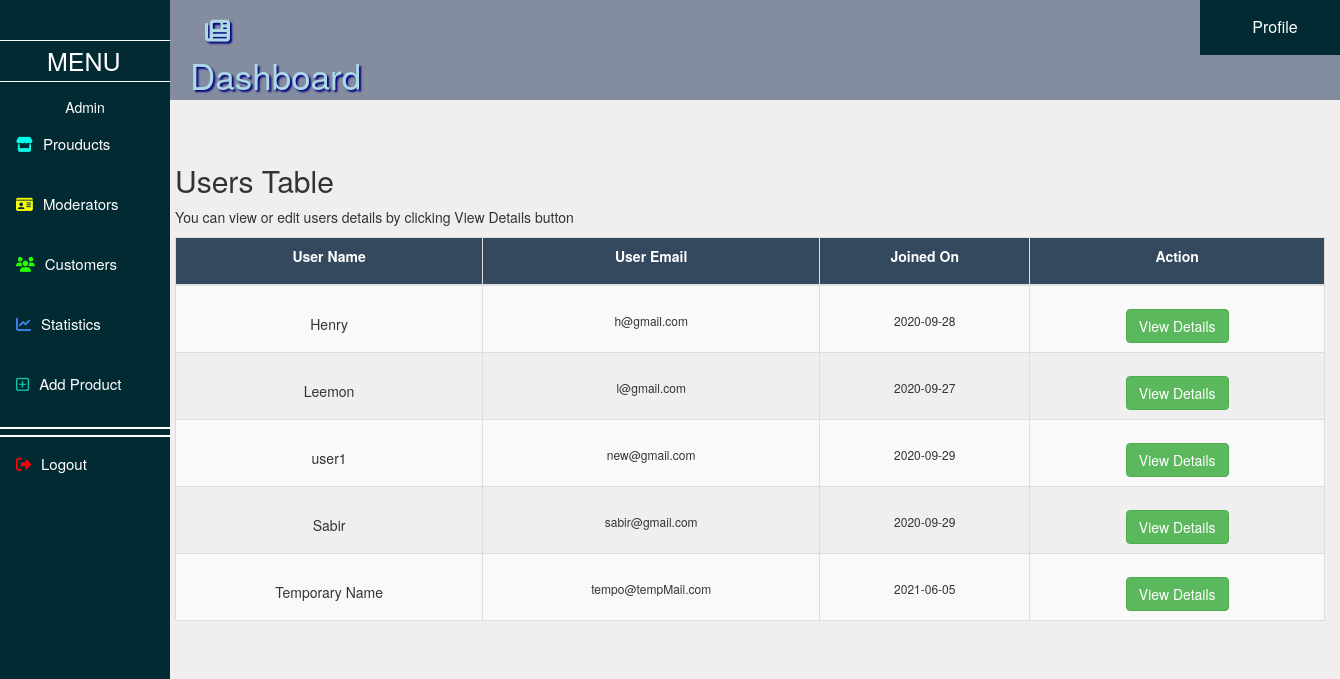
The page /viewUsers.php (signed in) on the database its author committed.
### tables this page shows
CREATE TABLE `user_table` (
  `Name` varchar(100) NOT NULL,
  `email` varchar(100) NOT NULL,
  `dob` varchar(20) DEFAULT curdate(),
  `address` varchar(200) NOT NULL,
  `phone_number` varchar(20) NOT NULL,
  `user_name` varchar(100) NOT NULL,
  `password` varchar(100) NOT NULL,
  `date_joined` varchar(15) DEFAULT curdate(),
  `user_cat` varchar(20) NOT NULL,
  `image_dir` varchar(50) NOT NULL
);

### viewUsers.php (the view, shortened to what this page needs)
<!DOCTYPE html>
<html>
  <head>
		<link rel="stylesheet" href="Node_modules/css/bootstrap.min.css">
		<link rel="stylesheet" href="fontawesome-web/css/all.css">
  </head>
  <body style='background-color: #F0EEEE;'>
    <div class="sidenav">
      <h1 href='adminDashboard.php' id="p1" style='text-decoration: none;'> MENU </h1>
      <p style="text-align: center; margin-top: 15px; color: white;">Admin</p>
      <a href="viewProducts.php" type="submit" id="list"> <i style='color: #00FFEA;' class="fas fa-store"></i>Prouducts</a>
      <a href="viewModerators.php" type="submit" id="list"> <i style='color: #F8FF00;' class="fas fa-id-card"></i>Moderators</a>
      <a href="viewUsers.php" id="list"> <i style='color: #28FF00;' class="fas fa-users"></i>Customers</a>
      <a id='list' type="submit" onclick='openDiv()'><i style="color: #3D86EC;" class="fas fa-chart-line"></i>Statistics </a>
      <a href="addProduct.php" id='list'><i style='color: #0FC0A6;' class="far fa-plus-square"></i>Add Product</a>
      <p style='border-top: 2px solid white; border-bottom: 2px solid white; height: 10px;'></p>
      <a href='logout.php' type="submit" id="list"> <i style='color: #FF0101;' class="fas fa-sign-out-alt"></i>Logout</a>
    </div>
    <div class="main">
      <div class="container-fluid" id='header'>
        <div class='left'>
          <a href="adminDashboard.php" id='aText'><i class="fas fa-newspaper" id='iLogo'></i>Dashboard</a>
        </div>
        <div class='right'>
          <div class="dropdown">
            <button class="dropbtn">Profile</button>
          </div>
        </div>
      </div>
      <div class="container" style='margin-top: 10px; padding: 10px;'>
        <br>
				<h2>Users Table</h2>
				<p>You can view or edit users details by clicking View Details button</p>
				<div class="table-responsive">
					<table class="table table-bordered table-striped">
						<thead>
							<tr style='background-color: #34495E; color: white;'>
								<th><p style="text-align: center;">User Name</p></th>
								<th><p style="text-align: center;"> User Email</p></th>
								<th><p style="text-align: center;"> Joined On</p></th>
								<th><p style="text-align: center;">Action</p> </th>
							</tr>
						</thead>
						<tbody>
							<?php
								$dbconnect = mysqli_connect('localhost', 'root', '', 'Online_Pharmacy');
                $sql = "SELECT * FROM user_table WHERE user_cat = 'user' or user_cat = 'customer' or user_cat = 'Customer'";
                $result = mysqli_query($dbconnect, $sql);
                while($row = mysqli_fetch_array($result)){
                  $name = $row['Name'];
                  $email = $row['email'];
                  $join_date = $row['date_joined'];
                  $img_path = $row['image_dir'];
              ?>
									<tr id='row_'>
										<form action="viewProfile.php" method='POST'>
											<td style="text-align: center;"><img src='<?php echo $img_path;?>' style="height: 40px; margin-top: 1rem; paddding: auto;" alt=""><p> <?php echo $name; ?> </p></td>
											<td style="text-align: center;"><h6 style="margin-top: 2rem;"><?php echo $email; ?></h6></td>
											<td style="text-align: center;"><h6 style="margin-top: 2rem;"> <?php echo $join_date; ?></h6></td>
											<td style="text-align: center;">
												<input formaction='viewProfile.php' type="submit" style="margin-top: 1.5rem;" class="btn btn-success btn-pill" value='View Details'>
											</td>
										</form>
									</tr>
									<?php
								}
									?>
						</tbody>
					</table>
				</div>
      </div>
	  </div>
  </body>
</html>

### viewUsers.php (style rules this page uses)
.sidenav { height: 100%; width: 170px; position: fixed; z-index: 1; top: 0; left: 0; background-color: #022A33; overflow-x: hidden; padding-top: 20px; }
#list { width: 170px; height: 60px; border: none; padding: 6px 8px 6px 16px; font-size: 15px; background-color: #022A33; color: white; display: block; transition: font-size .5s; }
#p1 { padding: 6px 8px 6px 47px; font-size: 25px; color: white; display: block; border-top: 1px solid white; border-bottom: 1px solid white; }
.main { margin-left: 160px; padding: 0px; }
i { margin-right: 10px; }
#iLogo { color: lightblue; text-shadow: 2px 2px 2px navy; margin-left: 10px; font-size: 2.5rem; }
#header { display: inline-block; width: 100%; padding: 0px 5px 0px 25px; background-color: #848C9F; }
.left { float: left; display: inline-block; width: 20rem; padding: 0px 5px 0px 5px; }
.right { float: right; }
#aText { font-size: 35px; margin-top: 0px; padding: 0px 5px 0px 5px; text-decoration: none; color: lightblue; text-shadow: 2px 2px 2px navy; }
.dropbtn { background-color: #022A33; color: white; padding: 16px; font-size: 16px; margin-right: -15px; border: none; width: 15rem; }
.dropdown { position: relative; display: inline-block; }

### rows shown on the page
user_table: Name "Henry", email "h@gmail.com", date_joined "2020-09-28"
user_table: Name "Leemon", email "l@gmail.com", date_joined "2020-09-27"
user_table: Name "user1", email "new@gmail.com", date_joined "2020-09-29"
user_table: Name "Sabir", email "sabir@gmail.com", date_joined "2020-09-29"
user_table: Name "Temporary Name", email "tempo@tempMail.com", date_joined "2021-06-05"
